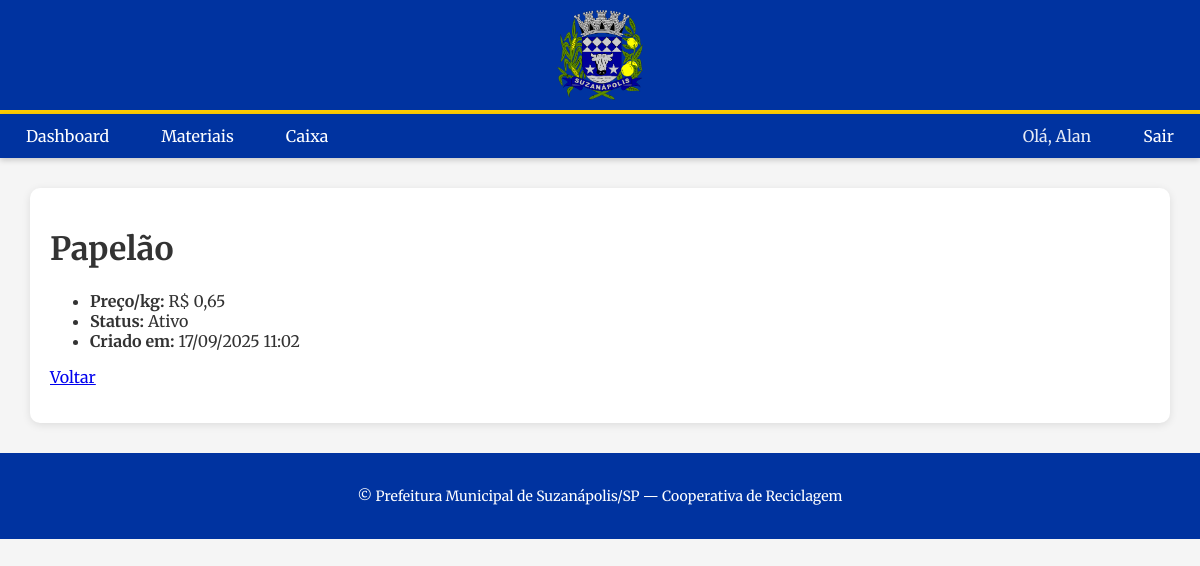
Page /materiais/1/ (signed in) on the committed database.
### materiais/models.py (models this page shows, shortened)
class Material(models.Model):
    nome = models.CharField(max_length=100, unique=True)
    preco_kg = models.DecimalField(max_digits=9, decimal_places=2,
                                   validators=[MinValueValidator(0)])
    ativo = models.BooleanField(default=True)
    criado_em = models.DateTimeField(auto_now_add=True)
    class Meta:
        verbose_name = "Material"
        verbose_name_plural = "Materiais"
        ordering = ["nome"]

### materiais/views.py (the view)
# urls.py: path("<int:pk>/", views.MaterialDetailView.as_view(), name="detail"),
class MaterialDetailView(LoginRequiredMixin, DetailView):
    model = Material
    template_name = "materiais/materiais_detail.html"
    context_object_name = "obj"
    def get_context_data(self, **kwargs):
        from caixa.models import LancamentoCaixa
        ctx = super().get_context_data(**kwargs)
        base = LancamentoCaixa.objects.filter(
            material=self.object, tipo="E", categoria="arrecadacao"
        )
        aggs = base.aggregate(
            total_kg=Sum("quantidade_kg", default=0),
            total_rs=Sum("valor", default=0),
        )
        ctx.update(aggs)
        ctx["ultimos"] = base.order_by("-data", "-criado_em")[:10]
        return ctx

### caixa/templatetags/format_brl.py (called while the page is built)
@register.filter
def brl(value):
    try:
        v = float(value)
    except (TypeError, ValueError):
        return value
    s = f"{v:,.2f}".replace(",", "X").replace(".", ",").replace("X", ".")
    return f"R$ {s}"

### materiais/templates/materiais/materiais_detail.html (shortened to what this page needs)
{% extends "base.html" %}
{% load format_brl %}
{% block content %}
<h1>{{ obj.nome }}</h1>
<ul>
  <li><strong>Preço/kg:</strong> {{ obj.preco_kg|brl }}</li>
  <li><strong>Status:</strong> {% if obj.ativo %}Ativo{% else %}Inativo{% endif %}</li>
  <li><strong>Criado em:</strong> {{ obj.criado_em|date:"d/m/Y H:i" }}</li>
</ul>
<p>
  <a href="{% url 'materiais:list' %}">Voltar</a>
</p>
{% endblock %}

### app/templates/base.html (shortened to what this page needs)
{% load static %}
<!DOCTYPE html>
<html lang="pt-br">
<head>
</head>
<body>
  <div class="banner-superior">
    <div class="logo-centro">
      <img src="{% static 'img/logo_suzanapolis.png' %}" alt="Logo CTR">
    </div>
  </div>
  <header>
    <nav>
      <ul class="menu-principal">
       {% if request.user.is_authenticated %}
       <li><a href="{% url 'dashboard' %}">Dashboard</a></li>
       <li><a href="/materiais/">Materiais</a></li>
       <li><a href="/caixa/">Caixa</a></li>
       <li class="push-right"></li>
         <li><a style="pointer-events:none;opacity:.9">Olá, {{ request.user.get_username }}</a></li>
         <li><a href="{% url 'logout' %}" class="nav-logout">Sair</a></li>
        {% endif %}
      </ul>
    </nav>
  </header>
  <main>
    {% block content %}{% endblock %}
  </main>
  <footer>
    <p>&copy; Prefeitura Municipal de Suzanápolis/SP — Cooperativa de Reciclagem</p>
  </footer>
</body>
</html>

### app/templates/base.html (style rules this page uses)
body { font-family: 'Merriweather', sans-serif; color: #333; margin: 0; padding: 0; background-color: #f5f5f5; }
.banner-superior { display: flex; justify-content: space-between; align-items: center; background-color: #0033a0; padding: 10px 30px; border-bottom: 4px solid #ffcc00; }
.banner-superior div { flex: 1; display: flex; align-items: center; justify-content: center; }
.logo-centro { justify-content: center; }
.banner-superior img { height: 90px; object-fit: contain; }
header { background-color: #0033a0; color: white; text-align: center; box-shadow: 0 2px 6px rgba(0,0,0,0.2); }
nav { display: flex; justify-content: center; align-items: center; padding: 0 8px; }
nav ul.menu-principal { display: flex; flex-wrap: wrap; justify-content: center; gap: 8px 16px; margin: 0 auto; padding: 0; max-width: 1200px; width: 100%; list-style: none; }
nav ul.menu-principal li { margin: 0; list-style: none; display: flex; align-items: center; }
nav ul.menu-principal li a { display: block; color: #fff; text-decoration: none; font-size: 16px; padding: 12px 18px; border-radius: 4px; transition: all 0.3s ease; background-color: #0033a0; }
.push-right { flex: 1 1 auto; }
main { padding: 20px; background-color: #fff; border-radius: 10px; margin: 30px; box-shadow: 0 2px 8px rgba(0,0,0,0.1); }
footer { background-color: #0033a0; color: white; padding: 20px; text-align: center; font-size: 14px; margin-top: 30px; }

### rows in the picture
Material: nome "Papelão", preco_kg|brl "R$ 0,65", criado_em "17/09/2025 11:02"

### other values in the picture
{{ request.user.get_username }} "Alan"
